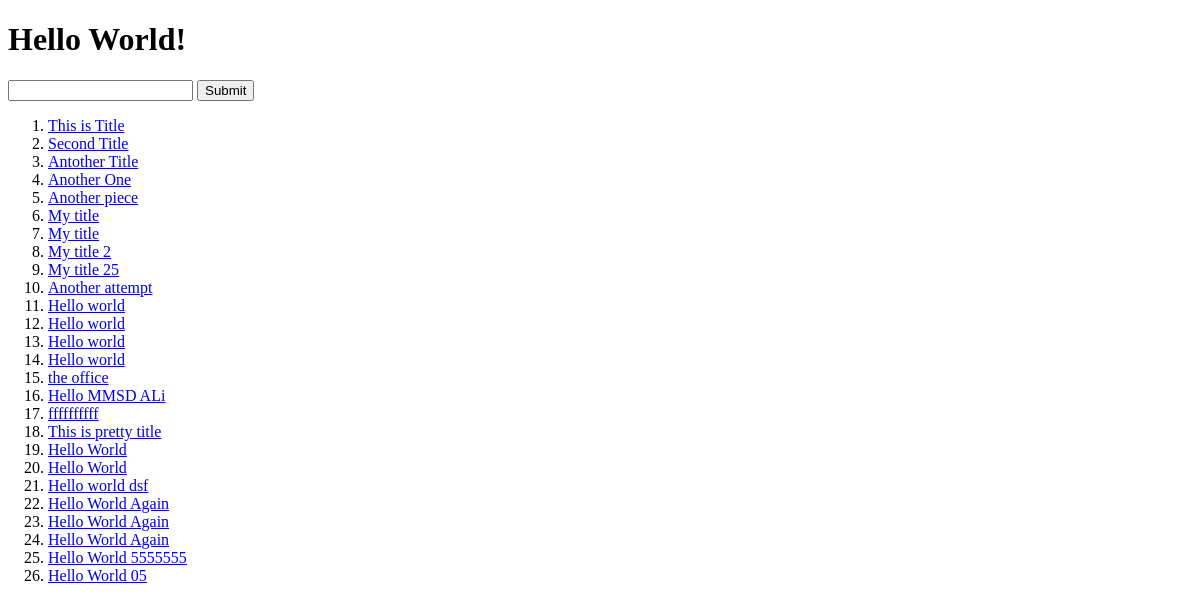
The page /articles/ on the database as committed earlier.
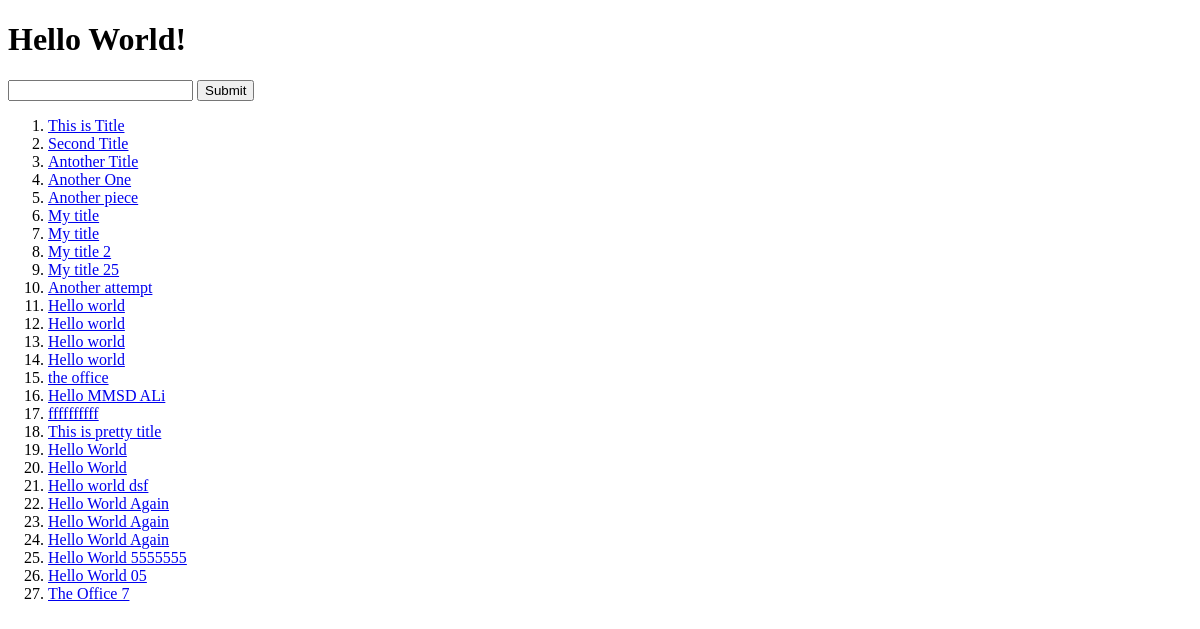
The same page on the database as committed later.
### articles/models.py (models this page shows, shortened)
class Article(models.Model):
    title = models.CharField(max_length=120)
    slug = models.SlugField(unique=True, blank=True, null = True)
    content = models.TextField()
    timestamp = models.DateTimeField(auto_now_add = True)
    update = models.DateTimeField(auto_now = True)
    publish = models.DateField(auto_now_add = False, auto_now = False, null=True, blank = True)
    def get_absolute_url(self):
        return reverse('article-detail', kwargs={"slug":self.slug})

### articles/views.py (the view)
# urls.py: path('articles/', article_search_view),
def article_search_view(request):
    query = request.GET.get('q')
    qs = Article.objects.all()
    if query is not None:
        lookups = Q(title__icontains=query) |Q(content__icontains=query)
        qs = Article.objects.filter(lookups)
    context = {'object_list':qs}
    return render(request, 'articles/search.html', context=context)

### templates/articles/search.html
{% extends 'base.html' %}
{% block content %}
    <ol>
        {% for object in object_list %}
            {% if object.title %}
            <li><a href="{{ object.get_absolute_url }}">{{ object.title }}</a></li>
            {% endif %}
        {% endfor %}
    </ol>
{% endblock %}

### templates/base.html (shortened to what this page needs)
<!DOCTYPE html>
<html lang="en">
<head>
</head>
<body>
    <h1>Hello World!</h1>
    <form action="/articles/" name="q" method="GET">
        <input type="text" name="q">
        <button type="submit">Submit</button>
    </form>
    {% block content %}
    {% endblock %}
</body>
</html>

Rows that differ between the two databases and show on the page:
added Article: title "The Office 7"
